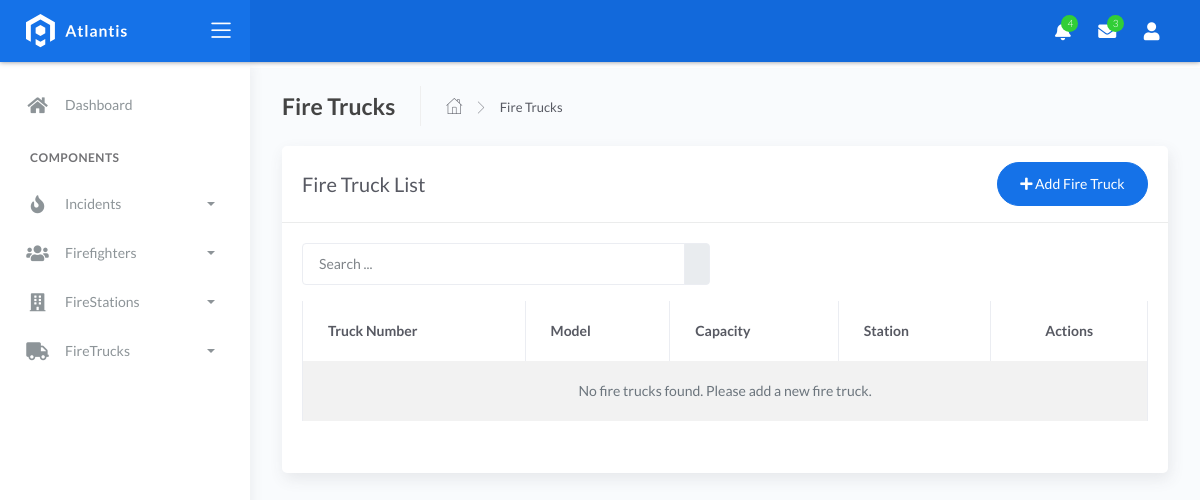
Page /firetrucks/ on the earlier database version.
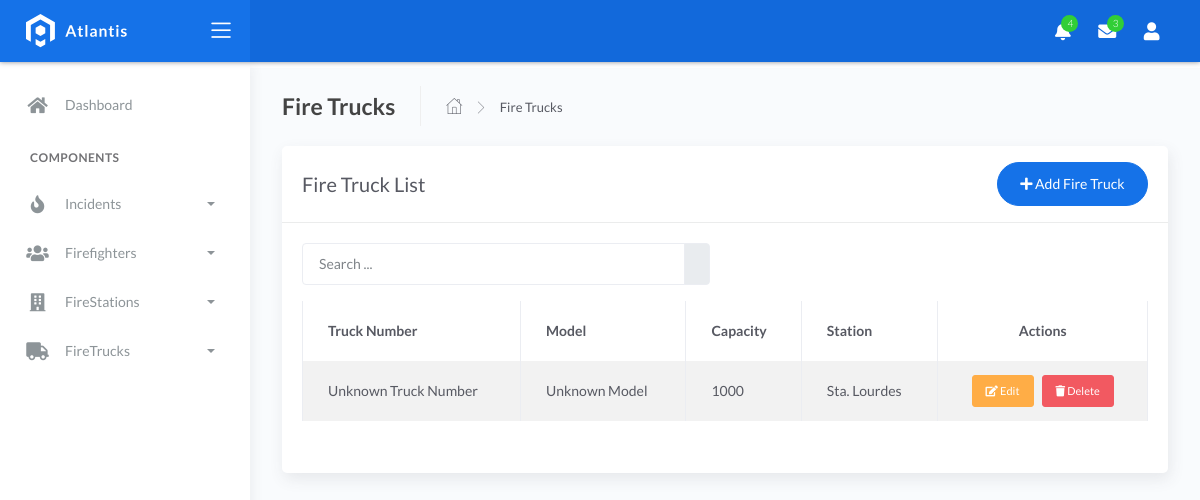
Same page on the later database version.
### fire/models.py (models this page shows, shortened)
class FireTruck(models.Model):
    truck_number = models.CharField(max_length=150, unique=True, default='Unknown Truck Number')
    model = models.CharField(max_length=150, default='Unknown Model')
    capacity = models.PositiveIntegerField(validators=[MinValueValidator(1)], default=1000)  # water capacity in liters
    station = models.ForeignKey('FireStation', on_delete=models.CASCADE, default=1)  # Assuming a default station with ID 1 exists
    class Meta:
        ordering = ['truck_number']
        verbose_name = 'Fire Truck'
        verbose_name_plural = 'Fire Trucks'

class FireStation(models.Model):
    name = models.CharField(max_length=150)
    address = models.CharField(max_length=255, null=True, blank=True)
    city = models.CharField(max_length=100, null=True, blank=True)
    country = models.CharField(max_length=100, null=True, blank=True)
    latitude = models.FloatField(default=0.0)  # Provide a default value
    longitude = models.FloatField(default=0.0)  # Provide a default value

### fire/views.py (the view)
# urls.py: path('firetrucks/', views.firetruck_list, name='firetruck-list'),
def firetruck_list(request):
    query = request.GET.get('q')
    if (query):
        firetrucks = FireTruck.objects.filter(
            Q(truck_number__icontains=query) |
            Q(model__icontains=query) |
            Q(station__name__icontains=query)
        )
    else:
        firetrucks = FireTruck.objects.all()
    context = {
        'firetrucks': firetrucks,
    }
    return render(request, 'firetruck_list.html', context)

### templates/firetruck_list.html (shortened to what this page needs)
{% extends 'base.html' %}
{% load static %}
{% block content %}
<div class="page-inner">
  <div class="page-header">
    <h4 class="page-title">Fire Trucks</h4>
    <ul class="breadcrumbs">
      <li class="nav-home">
        <a href="{% url 'home' %}">
          <i class="flaticon-home"></i>
        </a>
      </li>
      <li class="separator">
        <i class="flaticon-right-arrow"></i>
      </li>
      <li class="nav-item">
        <a href="#">Fire Trucks</a>
      </li>
    </ul>
  </div>
  <div class="row">
    <div class="col-md-12">
      <div class="card">
        <div class="card-header">
          <div class="d-flex align-items-center">
            <h4 class="card-title">Fire Truck List</h4>
            <a href="{% url 'firetruck-create' %}" class="btn btn-primary btn-round ml-auto">
              <i class="fa fa-plus"></i>
              Add Fire Truck
            </a>
          </div>
        </div>
        <div class="card-body">
          <div class="row mb-3">
            <div class="col-lg-6 col-md-6 col-sm-12">
              <form class="navbar-form" action="{% url 'firetruck-list' %}" method="get">
                <div class="input-group">
                  <input
                    type="text"
                    placeholder="Search ..."
                    class="form-control"
                    name="q"
                    value="{{ request.GET.q|default:'' }}" />
                  <div class="input-group-append">
                    <span class="input-group-text">
                    </span>
                  </div>
                </div>
              </form>
            </div>
          </div>
          <div class="table-responsive">
            <table class="table table-striped table-bordered">
              <thead>
                <tr>
                  <th>Truck Number</th>
                  <th>Model</th>
                  <th>Capacity</th>
                  <th>Station</th>
                  <th class="text-center">Actions</th>
                </tr>
              </thead>
              <tbody>
                {% for firetruck in firetrucks %}
                <tr>
                  <td>{{ firetruck.truck_number }}</td>
                  <td>{{ firetruck.model }}</td>
                  <td>{{ firetruck.capacity }}</td>
                  <td>{{ firetruck.station.name }}</td>
                  <td class="text-center">
                    <div class="d-flex justify-content-center">
                      <a href="{% url 'firetruck-update' firetruck.pk %}" class="btn btn-warning btn-sm mr-2" title="Edit Fire Truck">
                        <i class="fa fa-edit"></i> Edit
                      </a>
                      <a href="#" class="btn btn-danger btn-sm" title="Delete Fire Truck" onclick="confirmDelete('{% url 'firetruck-delete' firetruck.pk %}')">
                        <i class="fa fa-trash"></i> Delete
                      </a>
                    </div>
                  </td>
                </tr>
                {% empty %}
                <tr>
                  <td colspan="5" class="text-center">
                    <p class="text-muted mb-0">No fire trucks found. Please add a new fire truck.</p>
                  </td>
                </tr>
                {% endfor %}
              </tbody>
            </table>
          </div>
        </div>
      </div>
    </div>
  </div>
</div>
{% endblock %}

Differences in the rows shown:
added FireTruck: truck_number "Unknown Truck Number", model "Unknown Model", capacity "1000", station.name "Sta. Lourdes"
Other differences:
text no longer shown: "No fire trucks found. Please add a new fire truck."
